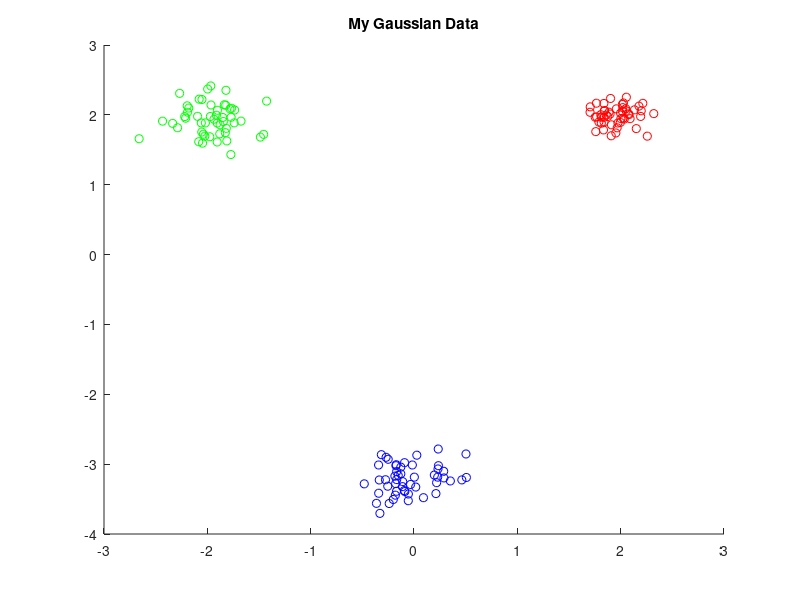

Source code (MATLAB):
% EC 414 - HW 3 - Spring 2022
% K-Means starter code

clear, clc, close all;

%% 3.2 Generate Gaussian data and Implement k-means:

% Intializing mean vectors
mu1 = [2, 2]';
mu2 = [-2,  2]';
mu3 = [0, -3.25]';

% Intializing covariance vectors
identityMatrix = [1, 0; 0, 1];
sigma1 = 0.02 .* identityMatrix;
sigma2 = 0.05 .* identityMatrix;
sigma3 = 0.07 .* identityMatrix;

% Creating Gaussian Data Clusters
gaussian1 = mvnrnd(mu1,sigma1,50);
gaussian2 = mvnrnd(mu2,sigma2,50);
gaussian3 = mvnrnd(mu3,sigma3,50);

% Create Scatter Plot
% First Gaussian Data
scatter(gaussian1(:,1), gaussian1(:, 2), 'r');
hold on
scatter(gaussian2(:,1), gaussian2(:, 2), 'g');
hold on
scatter(gaussian3(:,1), gaussian3(:, 2), 'b');

% label axis and include title
title('My Gaussian Data')

% %% Generate NBA data:
% % Add code below:
% 
% % HINT: readmatrix might be useful here
% 
% % Problem 3.2(f): Generate Concentric Rings Dataset using
% % sample_circle.m provided to you in the HW 3 folder on Blackboard.
% 
% %% K-Means implementation
% % Add code below
% 
% K =
% MU_init = 
% 
% MU_previous = MU_init;
% MU_current = MU_init;
% 
% % initializations
% labels = ones(length(DATA),1);
% converged = 0;
% iteration = 0;
% convergence_threshold = 0.025;
% 
% while (converged==0)
%     iteration = iteration + 1;
%     fprintf('Iteration: %d\n',iteration)
% 
%     %% CODE - Assignment Step - Assign each data observation to the cluster with the nearest mean:
%     % Write code below here:
%     
%     %% CODE - Mean Updating - Update the cluster means
%     % Write code below here:
%     
%     %% CODE 4 - Check for convergence 
%     % Write code below here:
%     
%     if (something_here < convergence_threshold)
%         converged=1;
%     end
%     
%     %% CODE 5 - Plot clustering results if converged:
%     % Write code below here:
%     if (converged == 1)
%         fprintf('\nConverged.\n')
%         
%         
%        
%         
%         %% If converged, get WCSS metric
%         % Add code below
%         
%     end
%     
%     %%%%%%%%%%%%%%%%%%%%%%%%%%%%%%%%%%%%%%%%%%%%%%%%
% end
% 
% 
% 
